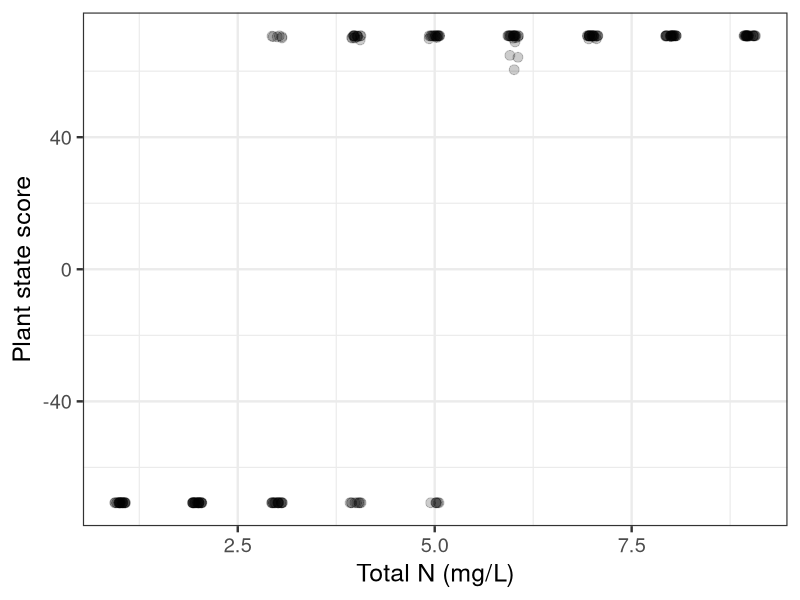
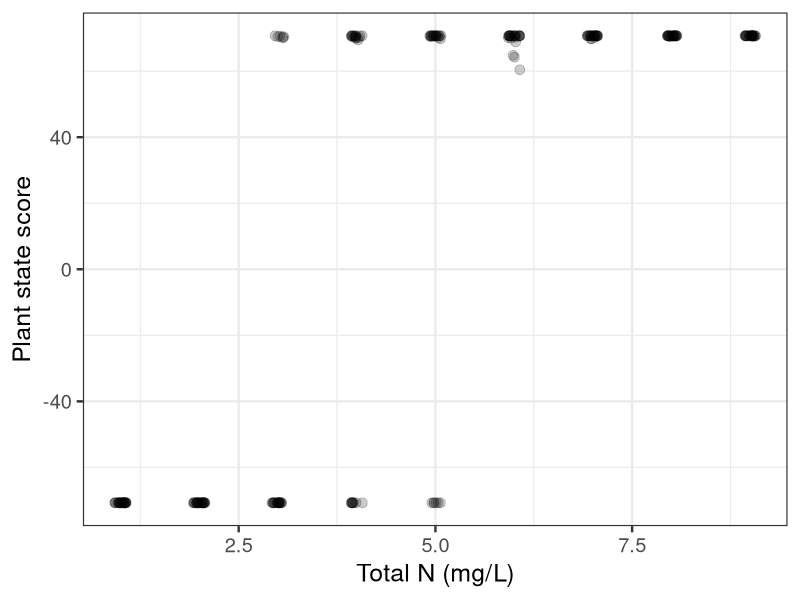

Write R code to recreate these figures, in order.
#########################################################
# Summarize results from multiple simulations           # 
#                                                       #
# By: Michael J. McCann                                 #
# Created: 3/19/2014                                    #
######################################################### 

# This is an example of spatially explicit nutrients 

library(ggplot2)
library(gridExtra)

# If the results have already been combined 
data <- read.csv("output_testing_nutrient_uptake.csv")

head(data)
nrow(data)

###############################################
# Calculate "state_score" for each simulation #
# Range (-70.7, 70.7)                         #
# (-) score: more SAV                         #
# (+) score: more FP                          #
###############################################
# I could also use this (avg cover in the final year)
data$state_score <- (data$FP_end_yr04 - data$SAV_end_yr04) / sqrt(2)

#############################################
# Categorize "state_score" into "state"     #
# Discrete categories                       #
# if > 50/sqrt(2) "FP_state"                #   
# if < -50/sqrt(2) "SAV_state"              #
# if -50/sqrt(2) < state_score < 50/sqrt(2) #
# then "mixed"                              #    
#############################################
data$state[data$state_score > 50/sqrt(2)] <- "FP_state"
data$state[data$state_score < -50/sqrt(2)] <- "SAV_state"
data$state[-50/sqrt(2) < data$state_score & data$state_score < 50/sqrt(2)] <- "mixed"


###########
# Plot it # 
###########
SAV_FP_plot <- ggplot(data, aes(x=TOTALN,y=state_score))
SAV_FP_plot <- SAV_FP_plot + scale_colour_grey()
SAV_FP_plot <- SAV_FP_plot + geom_point(alpha=0.2,size=3, position=position_jitter(w=0.075))                                    
SAV_FP_plot <- SAV_FP_plot + xlab("Total N (mg/L)")
SAV_FP_plot <- SAV_FP_plot + ylab(expression(paste("Plant state score")))
SAV_FP_plot <- SAV_FP_plot + theme_bw(base_size=18)
SAV_FP_plot

ggsave(file="testing_nutrient_uptake.jpg",SAV_FP_plot, height=5,width=5)


